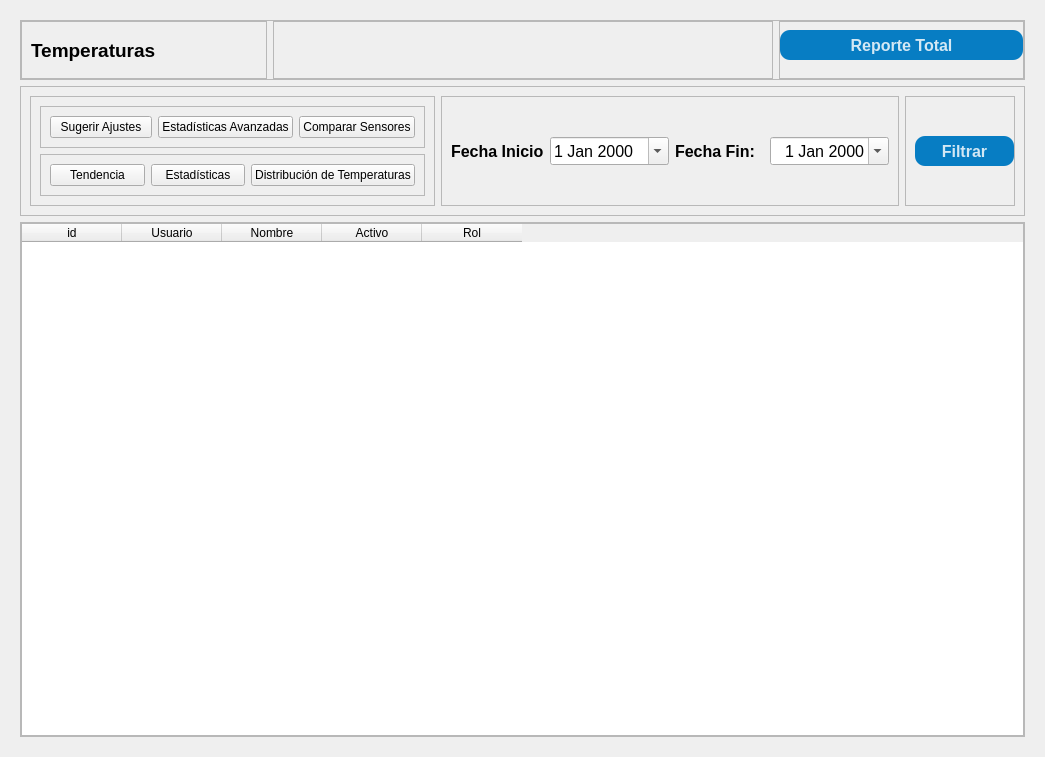
<?xml version="1.0" encoding="UTF-8"?>
<ui version="4.0">
 <class>Form</class>
 <widget class="QWidget" name="Form">
  <property name="geometry">
   <rect>
    <x>0</x>
    <y>0</y>
    <width>1045</width>
    <height>757</height>
   </rect>
  </property>
  <property name="sizePolicy">
   <sizepolicy hsizetype="Preferred" vsizetype="Preferred">
    <horstretch>0</horstretch>
    <verstretch>0</verstretch>
   </sizepolicy>
  </property>
  <property name="windowTitle">
   <string>Form</string>
  </property>
  <layout class="QVBoxLayout" name="verticalLayout_5">
   <item>
    <widget class="QWidget" name="widget" native="true">
     <layout class="QVBoxLayout" name="verticalLayout_2">
      <item>
       <widget class="QFrame" name="frame">
        <property name="sizePolicy">
         <sizepolicy hsizetype="Preferred" vsizetype="Expanding">
          <horstretch>0</horstretch>
          <verstretch>0</verstretch>
         </sizepolicy>
        </property>
        <property name="minimumSize">
         <size>
          <width>0</width>
          <height>48</height>
         </size>
        </property>
        <property name="maximumSize">
         <size>
          <width>16777215</width>
          <height>60</height>
         </size>
        </property>
        <property name="font">
         <font>
          <pointsize>12</pointsize>
          <bold>true</bold>
         </font>
        </property>
        <property name="layoutDirection">
         <enum>Qt::LeftToRight</enum>
        </property>
        <property name="frameShape">
         <enum>QFrame::StyledPanel</enum>
        </property>
        <property name="frameShadow">
         <enum>QFrame::Raised</enum>
        </property>
        <layout class="QHBoxLayout" name="horizontalLayout_5">
         <property name="leftMargin">
          <number>0</number>
         </property>
         <property name="topMargin">
          <number>0</number>
         </property>
         <property name="rightMargin">
          <number>0</number>
         </property>
         <property name="bottomMargin">
          <number>0</number>
         </property>
         <item>
          <widget class="QFrame" name="frame_6">
           <property name="frameShape">
            <enum>QFrame::StyledPanel</enum>
           </property>
           <property name="frameShadow">
            <enum>QFrame::Raised</enum>
           </property>
           <layout class="QVBoxLayout" name="verticalLayout_3">
            <item>
             <widget class="QLabel" name="label">
              <property name="font">
               <font>
                <pointsize>14</pointsize>
                <bold>true</bold>
               </font>
              </property>
              <property name="text">
               <string>Temperaturas</string>
              </property>
             </widget>
            </item>
           </layout>
          </widget>
         </item>
         <item>
          <widget class="QFrame" name="frame_7">
           <property name="maximumSize">
            <size>
             <width>500</width>
             <height>16777215</height>
            </size>
           </property>
           <property name="frameShape">
            <enum>QFrame::StyledPanel</enum>
           </property>
           <property name="frameShadow">
            <enum>QFrame::Raised</enum>
           </property>
           <layout class="QHBoxLayout" name="horizontalLayout_4">
            <item>
             <spacer name="horizontalSpacer">
              <property name="font">
               <font>
                <pointsize>12</pointsize>
                <bold>true</bold>
               </font>
              </property>
              <property name="orientation">
               <enum>Qt::Horizontal</enum>
              </property>
              <property name="sizeHint" stdset="0">
               <size>
                <width>477</width>
                <height>17</height>
               </size>
              </property>
             </spacer>
            </item>
           </layout>
          </widget>
         </item>
         <item>
          <widget class="QFrame" name="frame_2">
           <property name="maximumSize">
            <size>
             <width>300</width>
             <height>16777215</height>
            </size>
           </property>
           <property name="frameShape">
            <enum>QFrame::StyledPanel</enum>
           </property>
           <property name="frameShadow">
            <enum>QFrame::Raised</enum>
           </property>
           <layout class="QHBoxLayout" name="horizontalLayout">
            <property name="leftMargin">
             <number>0</number>
            </property>
            <property name="topMargin">
             <number>0</number>
            </property>
            <property name="rightMargin">
             <number>0</number>
            </property>
            <item>
             <widget class="QPushButton" name="pushButton_2">
              <property name="maximumSize">
               <size>
                <width>500</width>
                <height>30</height>
               </size>
              </property>
              <property name="font">
               <font>
                <pointsize>12</pointsize>
                <bold>true</bold>
               </font>
              </property>
              <property name="styleSheet">
               <string notr="true">QPushButton{

		background-color: rgb(7, 125, 195);
	color:rgba(255, 255, 255, 210);
	border-radius:10px;
}

QPushButton:hover{
		background-color: rgb(9, 164, 253);
}

QPushButton:pressed{
	padding-left:5px;
	padding-top:5px;
	background-color:rgba(150, 123, 111, 255);
}</string>
              </property>
              <property name="text">
               <string>Reporte Total</string>
              </property>
             </widget>
            </item>
           </layout>
          </widget>
         </item>
        </layout>
       </widget>
      </item>
      <item>
       <widget class="QFrame" name="frame_4">
        <property name="maximumSize">
         <size>
          <width>16777215</width>
          <height>1200</height>
         </size>
        </property>
        <property name="frameShape">
         <enum>QFrame::StyledPanel</enum>
        </property>
        <property name="frameShadow">
         <enum>QFrame::Raised</enum>
        </property>
        <layout class="QHBoxLayout" name="horizontalLayout_8">
         <item>
          <widget class="QFrame" name="frame_9">
           <property name="maximumSize">
            <size>
             <width>500</width>
             <height>500</height>
            </size>
           </property>
           <property name="frameShape">
            <enum>QFrame::StyledPanel</enum>
           </property>
           <property name="frameShadow">
            <enum>QFrame::Raised</enum>
           </property>
           <layout class="QVBoxLayout" name="verticalLayout_4">
            <item>
             <widget class="QFrame" name="frame_11">
              <property name="maximumSize">
               <size>
                <width>16777215</width>
                <height>100</height>
               </size>
              </property>
              <property name="frameShape">
               <enum>QFrame::StyledPanel</enum>
              </property>
              <property name="frameShadow">
               <enum>QFrame::Raised</enum>
              </property>
              <layout class="QHBoxLayout" name="horizontalLayout_3">
               <item>
                <widget class="QPushButton" name="btn_suggest">
                 <property name="text">
                  <string>Sugerir Ajustes</string>
                 </property>
                </widget>
               </item>
               <item>
                <widget class="QPushButton" name="btn_stats">
                 <property name="text">
                  <string>Estadísticas Avanzadas</string>
                 </property>
                </widget>
               </item>
               <item>
                <widget class="QPushButton" name="btn_compare">
                 <property name="text">
                  <string>Comparar Sensores</string>
                 </property>
                </widget>
               </item>
              </layout>
             </widget>
            </item>
            <item>
             <widget class="QFrame" name="frame_10">
              <property name="maximumSize">
               <size>
                <width>16777215</width>
                <height>100</height>
               </size>
              </property>
              <property name="frameShape">
               <enum>QFrame::StyledPanel</enum>
              </property>
              <property name="frameShadow">
               <enum>QFrame::Raised</enum>
              </property>
              <layout class="QHBoxLayout" name="horizontalLayout_2">
               <item>
                <widget class="QPushButton" name="btn1">
                 <property name="text">
                  <string>Tendencia</string>
                 </property>
                </widget>
               </item>
               <item>
                <widget class="QPushButton" name="btn2">
                 <property name="text">
                  <string>Estadísticas</string>
                 </property>
                </widget>
               </item>
               <item>
                <widget class="QPushButton" name="btn3">
                 <property name="text">
                  <string>Distribución de Temperaturas</string>
                 </property>
                </widget>
               </item>
              </layout>
             </widget>
            </item>
           </layout>
          </widget>
         </item>
         <item>
          <widget class="QFrame" name="frame_5">
           <property name="maximumSize">
            <size>
             <width>500</width>
             <height>16777215</height>
            </size>
           </property>
           <property name="frameShape">
            <enum>QFrame::StyledPanel</enum>
           </property>
           <property name="frameShadow">
            <enum>QFrame::Raised</enum>
           </property>
           <layout class="QHBoxLayout" name="horizontalLayout_6">
            <item>
             <widget class="QLabel" name="fechaJuego">
              <property name="font">
               <font>
                <pointsize>12</pointsize>
                <bold>true</bold>
               </font>
              </property>
              <property name="text">
               <string>Fecha Inicio</string>
              </property>
             </widget>
            </item>
            <item>
             <widget class="QDateEdit" name="dateEdit_2">
              <property name="font">
               <font>
                <pointsize>12</pointsize>
                <bold>false</bold>
               </font>
              </property>
              <property name="calendarPopup">
               <bool>true</bool>
              </property>
             </widget>
            </item>
            <item>
             <widget class="QLabel" name="fechaSesion">
              <property name="font">
               <font>
                <pointsize>12</pointsize>
                <bold>true</bold>
               </font>
              </property>
              <property name="text">
               <string>Fecha Fin:  </string>
              </property>
             </widget>
            </item>
            <item>
             <widget class="QDateEdit" name="dateEdit">
              <property name="font">
               <font>
                <pointsize>12</pointsize>
               </font>
              </property>
              <property name="alignment">
               <set>Qt::AlignRight|Qt::AlignTrailing|Qt::AlignVCenter</set>
              </property>
              <property name="calendarPopup">
               <bool>true</bool>
              </property>
             </widget>
            </item>
           </layout>
          </widget>
         </item>
         <item>
          <widget class="QFrame" name="frame_8">
           <property name="maximumSize">
            <size>
             <width>110</width>
             <height>16777215</height>
            </size>
           </property>
           <property name="frameShape">
            <enum>QFrame::StyledPanel</enum>
           </property>
           <property name="frameShadow">
            <enum>QFrame::Raised</enum>
           </property>
           <layout class="QHBoxLayout" name="horizontalLayout_7">
            <property name="spacing">
             <number>0</number>
            </property>
            <property name="topMargin">
             <number>0</number>
            </property>
            <property name="rightMargin">
             <number>0</number>
            </property>
            <property name="bottomMargin">
             <number>0</number>
            </property>
            <item>
             <widget class="QPushButton" name="pushButton">
              <property name="maximumSize">
               <size>
                <width>100</width>
                <height>30</height>
               </size>
              </property>
              <property name="font">
               <font>
                <pointsize>12</pointsize>
                <bold>true</bold>
               </font>
              </property>
              <property name="styleSheet">
               <string notr="true">QPushButton{

		background-color: rgb(7, 125, 195);
	color:rgba(255, 255, 255, 210);
	border-radius:10px;
}

QPushButton:hover{
		background-color: rgb(9, 164, 253);
}

QPushButton:pressed{
	padding-left:5px;
	padding-top:5px;
	
	background-color: rgb(255, 0, 0);
}</string>
              </property>
              <property name="text">
               <string>Filtrar</string>
              </property>
             </widget>
            </item>
           </layout>
          </widget>
         </item>
        </layout>
       </widget>
      </item>
      <item>
       <widget class="QFrame" name="frame_3">
        <property name="sizePolicy">
         <sizepolicy hsizetype="Expanding" vsizetype="Expanding">
          <horstretch>0</horstretch>
          <verstretch>0</verstretch>
         </sizepolicy>
        </property>
        <property name="frameShape">
         <enum>QFrame::StyledPanel</enum>
        </property>
        <property name="frameShadow">
         <enum>QFrame::Raised</enum>
        </property>
        <layout class="QVBoxLayout" name="verticalLayout">
         <property name="leftMargin">
          <number>0</number>
         </property>
         <property name="topMargin">
          <number>0</number>
         </property>
         <property name="rightMargin">
          <number>0</number>
         </property>
         <property name="bottomMargin">
          <number>0</number>
         </property>
         <item>
          <widget class="QTableWidget" name="tabla_usuarios">
           <property name="maximumSize">
            <size>
             <width>16777215</width>
             <height>16777215</height>
            </size>
           </property>
           <property name="cursor" stdset="0">
            <cursorShape>ArrowCursor</cursorShape>
           </property>
           <property name="focusPolicy">
            <enum>Qt::TabFocus</enum>
           </property>
           <property name="tabKeyNavigation">
            <bool>false</bool>
           </property>
           <column>
            <property name="text">
             <string>id</string>
            </property>
           </column>
           <column>
            <property name="text">
             <string>Usuario</string>
            </property>
           </column>
           <column>
            <property name="text">
             <string>Nombre</string>
            </property>
           </column>
           <column>
            <property name="text">
             <string>Activo</string>
            </property>
           </column>
           <column>
            <property name="text">
             <string>Rol</string>
            </property>
           </column>
          </widget>
         </item>
        </layout>
       </widget>
      </item>
     </layout>
    </widget>
   </item>
  </layout>
 </widget>
 <resources>
  <include location="../recursos.qrc"/>
  <include location="../resources.qrc"/>
 </resources>
 <connections/>
</ui>
